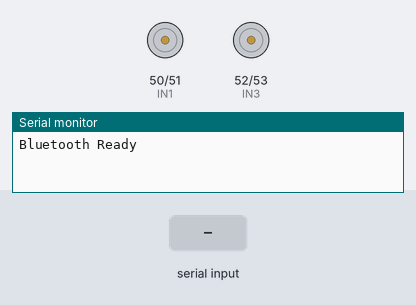
The sketch below on a simulated Arduino Mega 2560, built with avr-gcc and run on an emulated ATmega2560. On the bench: motor-driver pin pairs drawn as motors (green arrow = first pin HIGH = forward, orange = second pin HIGH = backward, longer = more drive, scaled by the enable pin), the last lines printed to the serial monitor. The test bench sets the inputs (shaded band).

Above: at 1.2 s.
1.3 s: "w90\n" received over the second serial link
At 2.3 s:
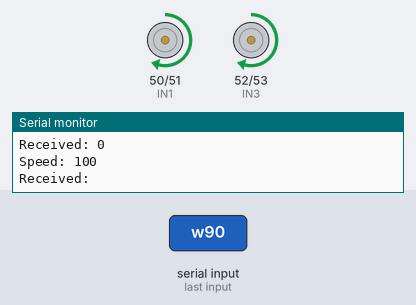
2.8 s: "w,45\n" received over the second serial link
At 3.4 s:
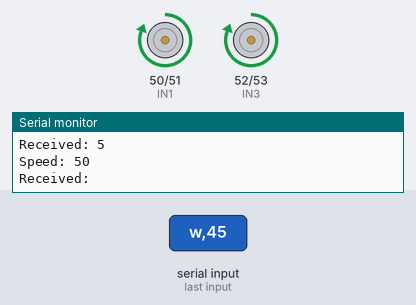
4.3 s: "s90\n" received over the second serial link
At 4.6 s:
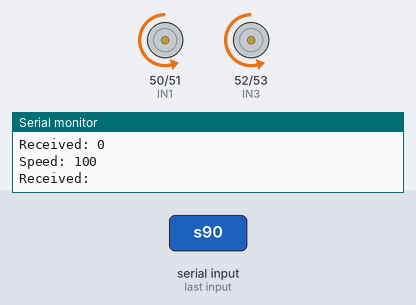
5.8 s: "a90\n" received over the second serial link
At 6.9 s:
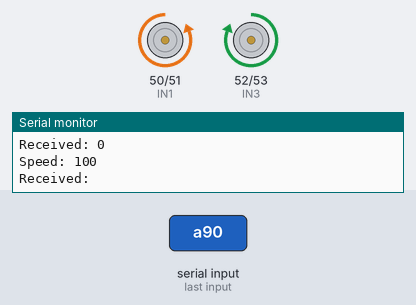
7.3 s: "d90\n" received over the second serial link
At 8.1 s:
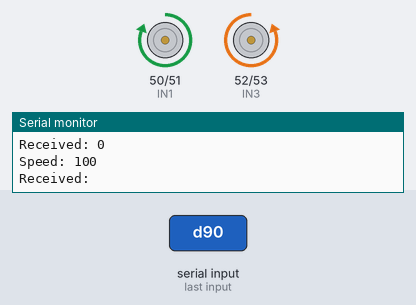
8.8 s: "s,45\n" received over the second serial link
At 9.2 s:
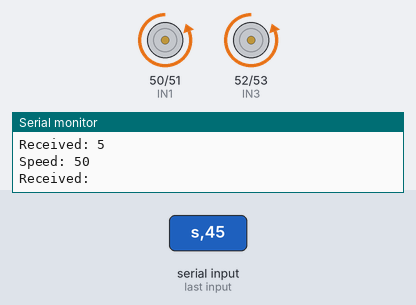
Timing chart, 0 to 11.3 s (numbered marks = the images above; inputs shaded):
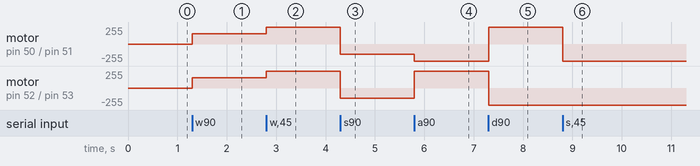

The sketch:

Bluetooth_Code.ino
```cpp
// ---- Motor A (left) ----
const int ENA = 5;
const int IN1 = 50;
const int IN2 = 51;

// ---- Motor B (right) ----
const int ENB = 6;
const int IN3 = 52;
const int IN4 = 53;

int speedPct = 60;

int pwmFromPct(int pct) {
  pct = constrain(pct, 0, 100);
  return map(pct, 0, 100, 0, 255);
}

void motorA(int pwm, bool fwd) {
  if (pwm <= 0) {
    digitalWrite(IN1, LOW);
    digitalWrite(IN2, LOW);
    analogWrite(ENA, 0);
    return;
  }
  digitalWrite(IN1, fwd ? HIGH : LOW);
  digitalWrite(IN2, fwd ? LOW : HIGH);
  analogWrite(ENA, pwm);
}

void motorB(int pwm, bool fwd) {
  if (pwm <= 0) {
    digitalWrite(IN3, LOW);
    digitalWrite(IN4, LOW);
    analogWrite(ENB, 0);
    return;
  }
  digitalWrite(IN3, fwd ? HIGH : LOW);
  digitalWrite(IN4, fwd ? LOW : HIGH);
  analogWrite(ENB, pwm);
}

void stopAll() {
  analogWrite(ENA, 0);
  analogWrite(ENB, 0);
  digitalWrite(IN1, LOW); digitalWrite(IN2, LOW);
  digitalWrite(IN3, LOW); digitalWrite(IN4, LOW);
}

void drive(char cmd) {
  int pwm = pwmFromPct(speedPct);

  switch (cmd) {
    case 'w':
      motorA(pwm, true);
      motorB(pwm, true);
      Serial.println("Forward");
      break;

    case 's':
      motorA(pwm, false);
      motorB(pwm, false);
      Serial.println("Reverse");
      break;

    case 'a':
      motorA(pwm, false);
      motorB(pwm, true);
      Serial.println("Left");
      break;

    case 'd':
      motorA(pwm, true);
      motorB(pwm, false);
      Serial.println("Right");
      break;

    case 'x':
      stopAll();
      Serial.println("Stop");
      break;
  }
}

void setup() {
  pinMode(ENA, OUTPUT); pinMode(IN1, OUTPUT); pinMode(IN2, OUTPUT);
  pinMode(ENB, OUTPUT); pinMode(IN3, OUTPUT); pinMode(IN4, OUTPUT);

  Serial.begin(115200);    // USB debug
  Serial1.begin(9600);     // Bluetooth (HC-05 default)

  stopAll();

  Serial.println("Bluetooth Ready");
}

void loop() {
  if (Serial1.available()) {
    char c = Serial1.read();
    c = tolower(c);

    Serial.print("Received: ");
    Serial.println(c);

    if (c >= '0' && c <= '9') {
      speedPct = (c == '0') ? 100 : (c - '0') * 10;
      Serial.print("Speed: ");
      Serial.println(speedPct);
      return;
    }

    if (c == 'q') {
      stopAll();
      Serial.println("Quit");
      while (true);
    }

    if (c=='w' || c=='a' || c=='s' || c=='d' || c=='x') {
      drive(c);
    }
  }
}
```

Measured:
- after the input at 1.3 s, motor on pin 50 (IN1) / pin 51 (IN2), motor on pin 52 (IN3) / pin 53 (IN4): stopped → forward 153/255 at once
- after the input at 2.8 s, motor on pin 50 (IN1) / pin 51 (IN2), motor on pin 52 (IN3) / pin 53 (IN4): forward 153/255 → forward 255/255 at once
- after the input at 4.3 s, motor on pin 50 (IN1) / pin 51 (IN2), motor on pin 52 (IN3) / pin 53 (IN4): forward 255/255 → backward 153/255 at once
- after the input at 5.8 s, motor on pin 50 (IN1) / pin 51 (IN2): backward 153/255 → backward 255/255 at once; motor on pin 52 (IN3) / pin 53 (IN4): backward 153/255 → forward 255/255 at once
- after the input at 7.3 s, motor on pin 50 (IN1) / pin 51 (IN2): backward 255/255 → forward 255/255 at once; motor on pin 52 (IN3) / pin 53 (IN4): forward 255/255 → backward 255/255 at once
- after the input at 8.8 s, motor on pin 50 (IN1) / pin 51 (IN2): forward 255/255 → backward 255/255 at once
